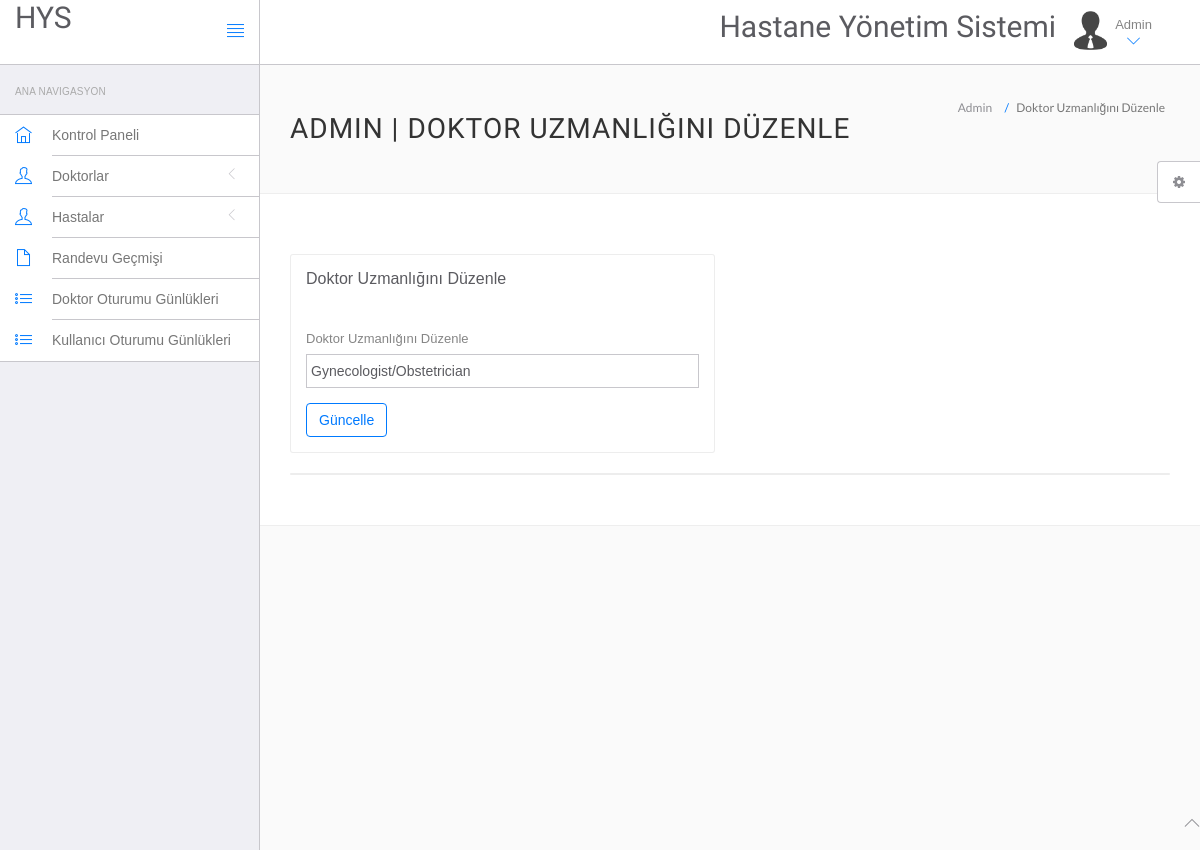
The page /hms/admin/edit-doctor-specialization.php?id=1 (signed in) on the database as committed earlier.
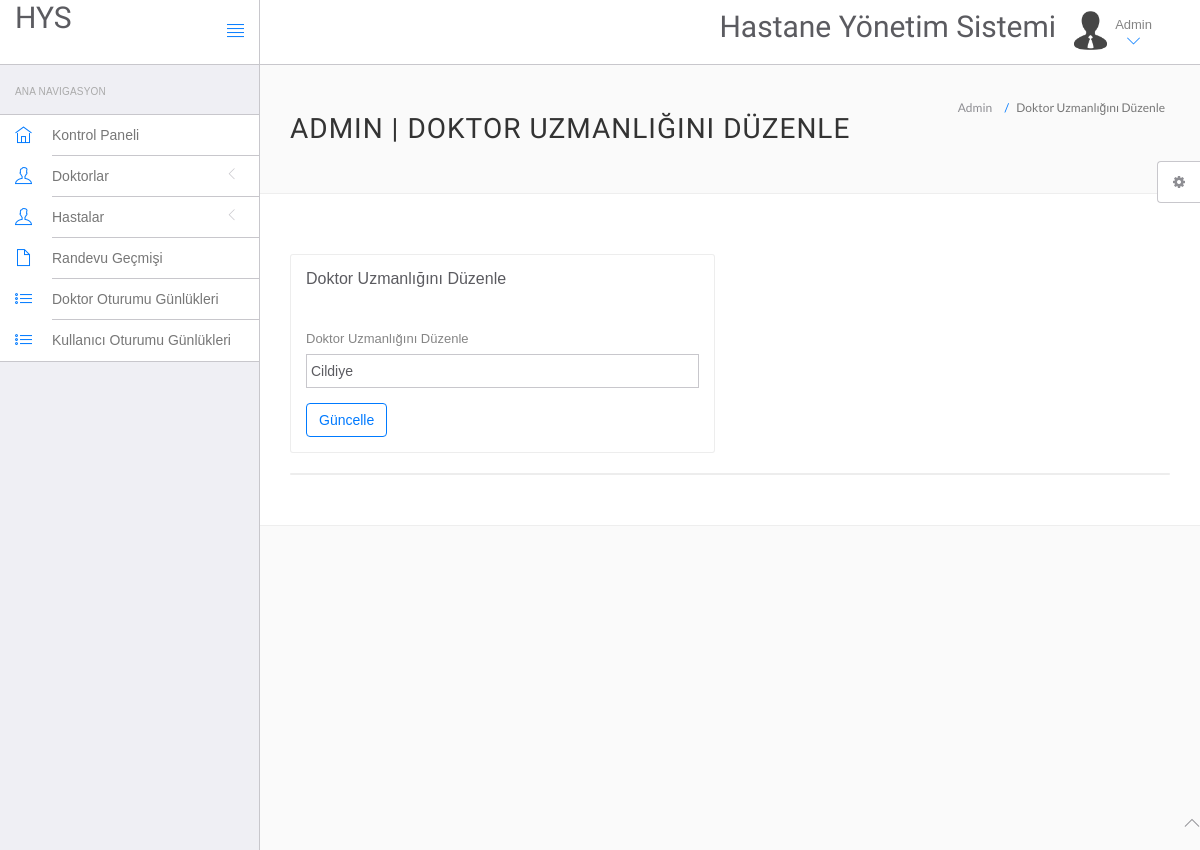
The same page on the database as committed later.
### tables this page shows
CREATE TABLE IF NOT EXISTS `doctorspecilization` (
  `id` int(11) NOT NULL,
  `specilization` varchar(255) NOT NULL,
  `creationDate` timestamp NOT NULL DEFAULT CURRENT_TIMESTAMP,
  `updationDate` varchar(255) NOT NULL
);

### hms/admin/edit-doctor-specialization.php (the view, shortened to what this page needs)
<?php
include('include/config.php');
?>
<!DOCTYPE html>
<html lang="en">
	<head>
		<link rel="stylesheet" href="vendor/bootstrap/css/bootstrap.min.css">
		<link rel="stylesheet" href="vendor/fontawesome/css/font-awesome.min.css">
		<link rel="stylesheet" href="vendor/themify-icons/themify-icons.min.css">
		<link href="vendor/animate.css/animate.min.css" rel="stylesheet" media="screen">
		<link href="vendor/perfect-scrollbar/perfect-scrollbar.min.css" rel="stylesheet" media="screen">
		<link href="vendor/switchery/switchery.min.css" rel="stylesheet" media="screen">
		<link href="vendor/bootstrap-touchspin/jquery.bootstrap-touchspin.min.css" rel="stylesheet" media="screen">
		<link href="vendor/select2/select2.min.css" rel="stylesheet" media="screen">
		<link href="vendor/bootstrap-datepicker/bootstrap-datepicker3.standalone.min.css" rel="stylesheet" media="screen">
		<link href="vendor/bootstrap-timepicker/bootstrap-timepicker.min.css" rel="stylesheet" media="screen">
		<link rel="stylesheet" href="assets/css/styles.css">
		<link rel="stylesheet" href="assets/css/plugins.css">
		<link rel="stylesheet" href="assets/css/themes/theme-1.css" id="skin_color" />
	</head>
	<body>
		<div id="app">
<?php include('include/sidebar.php');?>
			<div class="app-content">
						<?php include('include/header.php');?>
				<div class="main-content" >
					<div class="wrap-content container" id="container">
						<section id="page-title">
							<div class="row">
								<div class="col-sm-8">
									<h1 class="mainTitle">Admin | Doktor Uzmanlığını Düzenle</h1>
																	</div>
								<ol class="breadcrumb">
									<li>
										<span>Admin</span>
									</li>
									<li class="active">
										<span>Doktor Uzmanlığını Düzenle</span>
									</li>
								</ol>
							</div>
						</section>
						<div class="container-fluid container-fullw bg-white">
							<div class="row">
								<div class="col-md-12">
									<div class="row margin-top-30">
										<div class="col-lg-6 col-md-12">
											<div class="panel panel-white">
												<div class="panel-heading">
													<h5 class="panel-title">Doktor Uzmanlığını Düzenle</h5>
												</div>
												<div class="panel-body">
													<form role="form" name="dcotorspcl" method="post" >
														<div class="form-group">
															<label for="exampleInputEmail1">
																Doktor Uzmanlığını Düzenle
															</label>
	<?php
$id=intval($_GET['id']);
	$sql=mysqli_query($con,"select * from doctorSpecilization where id='$id'");
while($row=mysqli_fetch_array($sql))
{
	?>		<input type="text" name="doctorspecilization" class="form-control" value="<?php echo $row['specilization'];?>" >
	<?php } ?>
														</div>
														<button type="submit" name="submit" class="btn btn-o btn-primary">
															Güncelle
														</button>
													</form>
												</div>
											</div>
										</div>
											</div>
										</div>
									<div class="col-lg-12 col-md-12">
											<div class="panel panel-white">
											</div>
										</div>
									</div>
								</div>
							</div>
						</div>
					</div>
				</div>
	<?php include('include/footer.php');?>
	<?php include('include/setting.php');?>
	</body>
</html>

Rows that differ between the two databases and show on the page:
changed doctorspecilization: doctorspecilization "Gynecologist/Obstetrician" → "Cildiye"
